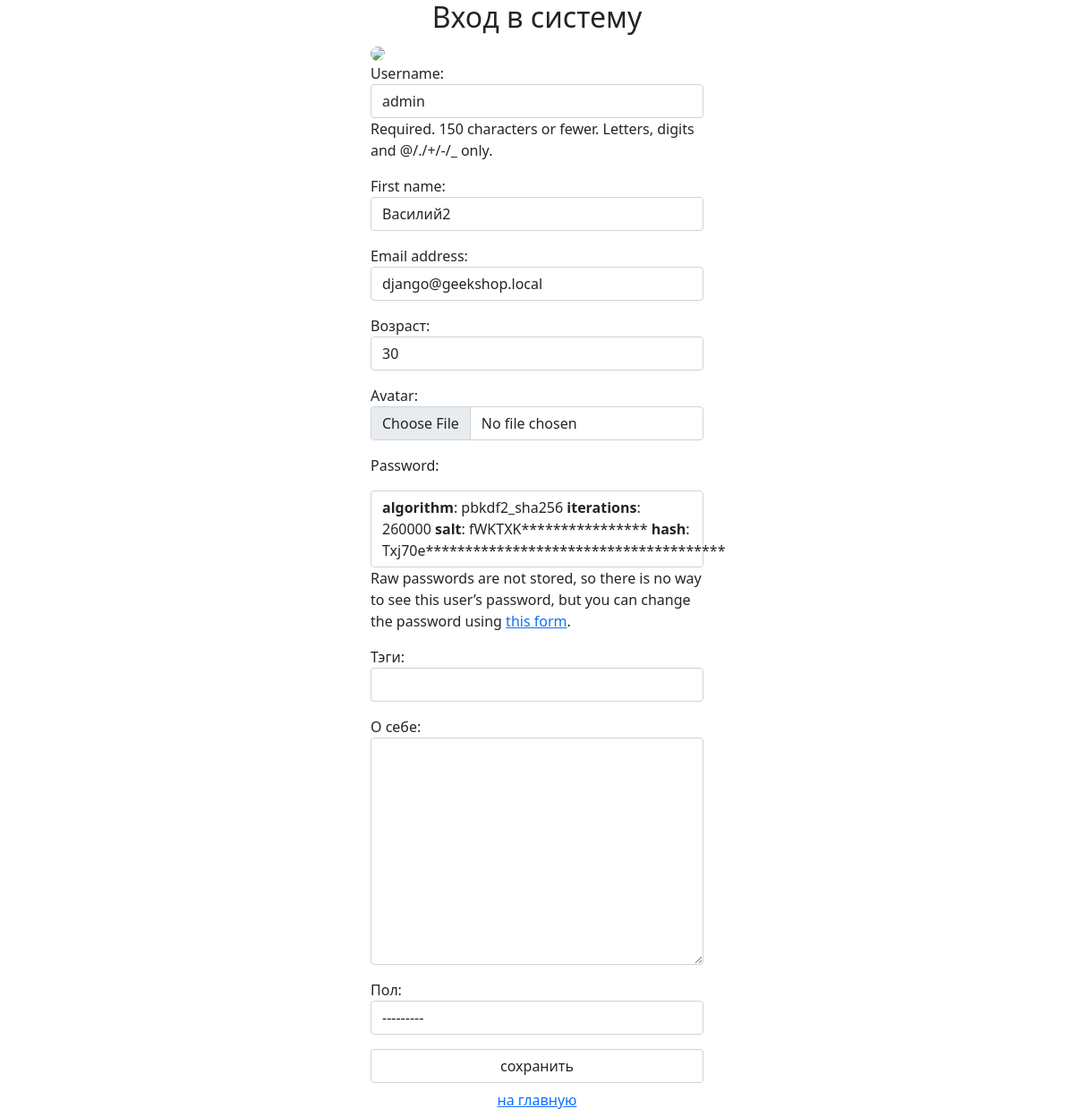
Screenshot of /auth/edit/ (signed in) with the database file from the repository.
### authapp/models.py (models this page shows, shortened)
class ShopUser(AbstractUser):
    avatar = models.ImageField(upload_to='users_avatars', blank=True)
    age = models.PositiveIntegerField(verbose_name='возраст', default=18)
    activation_key = models.CharField(
        max_length=128,
        blank=True,
    )
    activation_key_expires = models.DateTimeField(
        default=(now() + timedelta(hours=48))
    )

### authapp/views.py (the view)
# urls.py: path('edit/', edit, name='edit'),
def edit(request):
    title = 'профиль'
    if request.method == 'POST':
        edit_form = ShopUserEditForm(request.POST, request.FILES, instance=request.user)
        profile_form = ShopUserProfileEditForm(request.POST, instance=request.user.shopuserprofile)
        if edit_form.is_valid() and profile_form.is_valid():
            edit_form.save()
            return HttpResponseRedirect(reverse('auth:edit'))
    else:
        edit_form = ShopUserEditForm(instance=request.user)
        profile_form = ShopUserProfileEditForm(instance=request.user.shopuserprofile)
    context = {
        'title': title,
        'edit_form': edit_form,
        'profile_form': profile_form,
    }
    return render(request, 'authapp/edit.html', context)

### authapp/forms.py (shortened to what this page needs)
class ShopUserEditForm(UserChangeForm):
    class Meta:
        model = ShopUser
        fields = ('username', 'first_name', 'email', 'age', 'avatar', 'password')
    def __init__(self, *args, **kwargs):
        super(ShopUserEditForm, self).__init__(*args, **kwargs)
        for field_name, field in self.fields.items():
            field.widget.attrs['class'] = 'form-control'

class ShopUserProfileEditForm(forms.ModelForm):
    class Meta:
        model = ShopUserProfile
        fields = ('tagline', 'about_me', 'gender')
    def __init__(self, *args, **kwargs):
        super(ShopUserProfileEditForm, self).__init__(*args, **kwargs)
        for field_name, field in self.fields.items():
            field.widget.attrs['class'] = 'form-control'

### mainapp/context_processors.py (called while the page is built)
def basket(request):
    print('Привет, это контекстный процессор')
    basket = []
    if request.user.is_authenticated:
        basket = Basket.objects.filter(user=request.user)
    return {
        'basket': basket,
    }

### authapp/templates/authapp/edit.html (shortened to what this page needs)
{% extends 'authapp/base.html' %}
{% load static %}
{% block content %}
    <div class="col-4 mx-auto">
        <div class="row">
            <div class="user_avatar">
                <img src="/media/{{ user.avatar }}" class="rounded-circle">
            </div>
        </div>
    <div class="row">
        <form class="form-horizontal" action="{% url 'auth:edit' %}" method="post" enctype="multipart/form-data">
            {{ edit_form.as_p }}
            {{ profile_form.as_p }}
            <input class="form-control" type="submit" value="сохранить">
        </form>
        <button class="btn btn-round form-control last">
            <a href="{% url 'index' %}" class="">
                на главную
            </a>
        </button>
    </div>
    </div>
{% endblock %}

### rows the page displays
ShopUser: username "admin", first_name "Василий2", email "django@geekshop.local", age "30"
